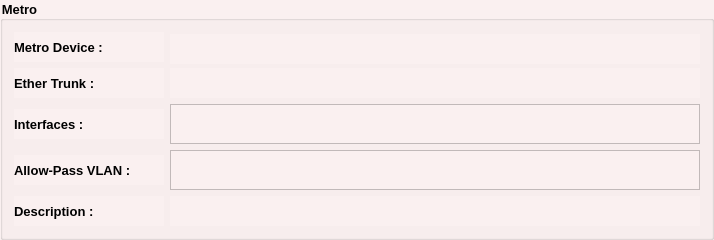
                   <widget class="QGroupBox" name="metroGB">
                    <property name="minimumSize">
                     <size>
                      <width>0</width>
                      <height>0</height>
                     </size>
                    </property>
                    <property name="font">
                     <font>
                      <family>Tahoma</family>
                      <pointsize>10</pointsize>
                      <bold>true</bold>
                     </font>
                    </property>
                    <property name="styleSheet">
                     <string notr="true">background-color: rgb(250, 240, 240);</string>
                    </property>
                    <property name="title">
                     <string>Metro</string>
                    </property>
                    <layout class="QVBoxLayout" name="verticalLayout_8">
                     <item>
                      <layout class="QHBoxLayout" name="horizontalLayout_24">
                       <item>
                        <widget class="QLabel" name="label_23">
                         <property name="sizePolicy">
                          <sizepolicy hsizetype="Expanding" vsizetype="Preferred">
                           <horstretch>0</horstretch>
                           <verstretch>0</verstretch>
                          </sizepolicy>
                         </property>
                         <property name="minimumSize">
                          <size>
                           <width>150</width>
                           <height>30</height>
                          </size>
                         </property>
                         <property name="maximumSize">
                          <size>
                           <width>150</width>
                           <height>30</height>
                          </size>
                         </property>
                         <property name="font">
                          <font>
                           <family>Tahoma</family>
                           <pointsize>10</pointsize>
                           <bold>true</bold>
                          </font>
                         </property>
                         <property name="text">
                          <string>Metro Device : </string>
                         </property>
                        </widget>
                       </item>
                       <item>
                        <widget class="QLabel" name="cxLbl">
                         <property name="minimumSize">
                          <size>
                           <width>0</width>
                           <height>30</height>
                          </size>
                         </property>
                         <property name="maximumSize">
                          <size>
                           <width>16777215</width>
                           <height>25</height>
                          </size>
                         </property>
                         <property name="font">
                          <font>
                           <family>Tahoma</family>
                           <pointsize>10</pointsize>
                           <bold>true</bold>
                          </font>
                         </property>
                         <property name="styleSheet">
                          <string notr="true">color: rgb(85, 0, 127);</string>
                         </property>
                         <property name="text">
                          <string/>
                         </property>
                        </widget>
                       </item>
                      </layout>
                     </item>
                     <item>
                      <layout class="QHBoxLayout" name="horizontalLayout_25">
                       <item>
                        <widget class="QLabel" name="label_36">
                         <property name="sizePolicy">
                          <sizepolicy hsizetype="Expanding" vsizetype="Preferred">
                           <horstretch>0</horstretch>
                           <verstretch>0</verstretch>
                          </sizepolicy>
                         </property>
                         <property name="minimumSize">
                          <size>
                           <width>150</width>
                           <height>30</height>
                          </size>
                         </property>
                         <property name="maximumSize">
                          <size>
                           <width>150</width>
                           <height>30</height>
                          </size>
                         </property>
                         <property name="font">
                          <font>
                           <family>Tahoma</family>
                           <pointsize>10</pointsize>
                           <bold>true</bold>
                          </font>
                         </property>
                         <property name="text">
                          <string>Ether Trunk :</string>
                         </property>
                        </widget>
                       </item>
                       <item>
                        <widget class="QLabel" name="cxEtherLbl">
                         <property name="sizePolicy">
                          <sizepolicy hsizetype="Expanding" vsizetype="Preferred">
                           <horstretch>0</horstretch>
                           <verstretch>0</verstretch>
                          </sizepolicy>
                         </property>
                         <property name="minimumSize">
                          <size>
                           <width>80</width>
                           <height>30</height>
                          </size>
                         </property>
                         <property name="maximumSize">
                          <size>
                           <width>16777215</width>
                           <height>30</height>
                          </size>
                         </property>
                         <property name="font">
                          <font>
                           <family>Tahoma</family>
                           <pointsize>10</pointsize>
                           <bold>true</bold>
                          </font>
                         </property>
                         <property name="styleSheet">
                          <string notr="true">color: rgb(85, 0, 127);</string>
                         </property>
                         <property name="text">
                          <string/>
                         </property>
                        </widget>
                       </item>
                      </layout>
                     </item>
                     <item>
                      <layout class="QHBoxLayout" name="horizontalLayout_28">
                       <item>
                        <widget class="QLabel" name="label_41">
                         <property name="sizePolicy">
                          <sizepolicy hsizetype="Expanding" vsizetype="Preferred">
                           <horstretch>0</horstretch>
                           <verstretch>0</verstretch>
                          </sizepolicy>
                         </property>
                         <property name="minimumSize">
                          <size>
                           <width>150</width>
                           <height>30</height>
                          </size>
                         </property>
                         <property name="maximumSize">
                          <size>
                           <width>150</width>
                           <height>30</height>
                          </size>
                         </property>
                         <property name="font">
                          <font>
                           <family>Tahoma</family>
                           <pointsize>10</pointsize>
                           <bold>true</bold>
                          </font>
                         </property>
                         <property name="text">
                          <string>Interfaces :</string>
                         </property>
                         <property name="alignment">
                          <set>Qt::AlignmentFlag::AlignLeading|Qt::AlignmentFlag::AlignLeft|Qt::AlignmentFlag::AlignVCenter</set>
                         </property>
                        </widget>
                       </item>
                       <item>
                        <widget class="QListView" name="cxIntLV">
                         <property name="minimumSize">
                          <size>
                           <width>530</width>
                           <height>40</height>
                          </size>
                         </property>
                         <property name="maximumSize">
                          <size>
                           <width>16777215</width>
                           <height>40</height>
                          </size>
                         </property>
                         <property name="font">
                          <font>
                           <family>Tahoma</family>
                           <pointsize>10</pointsize>
                           <bold>true</bold>
                          </font>
                         </property>
                         <property name="styleSheet">
                          <string notr="true">color: rgb(85, 0, 127);</string>
                         </property>
                         <property name="alternatingRowColors">
                          <bool>true</bool>
                         </property>
                         <property name="movement">
                          <enum>QListView::Movement::Static</enum>
                         </property>
                         <property name="flow">
                          <enum>QListView::Flow::LeftToRight</enum>
                         </property>
                         <property name="isWrapping" stdset="0">
                          <bool>false</bool>
                         </property>
                         <property name="resizeMode">
                          <enum>QListView::ResizeMode::Fixed</enum>
                         </property>
                         <property name="spacing">
                          <number>0</number>
                         </property>
                         <property name="wordWrap">
                          <bool>false</bool>
                         </property>
                        </widget>
                       </item>
                      </layout>
                     </item>
                     <item>
                      <layout class="QHBoxLayout" name="horizontalLayout_27">
                       <item>
                        <widget class="QLabel" name="label_39">
                         <property name="sizePolicy">
                          <sizepolicy hsizetype="Expanding" vsizetype="Preferred">
                           <horstretch>0</horstretch>
                           <verstretch>0</verstretch>
                          </sizepolicy>
                         </property>
                         <property name="minimumSize">
                          <size>
                           <width>150</width>
                           <height>30</height>
                          </size>
                         </property>
                         <property name="maximumSize">
                          <size>
                           <width>150</width>
                           <height>30</height>
                          </size>
                         </property>
                         <property name="font">
                          <font>
                           <family>Tahoma</family>
                           <pointsize>10</pointsize>
                           <bold>true</bold>
                          </font>
                         </property>
                         <property name="text">
                          <string>Allow-Pass VLAN :</string>
                         </property>
                         <property name="alignment">
                          <set>Qt::AlignmentFlag::AlignLeading|Qt::AlignmentFlag::AlignLeft|Qt::AlignmentFlag::AlignVCenter</set>
                         </property>
                        </widget>
                       </item>
                       <item>
                        <widget class="QListView" name="cxAllowPassLV">
                         <property name="minimumSize">
                          <size>
                           <width>530</width>
                           <height>40</height>
                          </size>
                         </property>
                         <property name="maximumSize">
                          <size>
                           <width>16777215</width>
                           <height>40</height>
                          </size>
                         </property>
                         <property name="font">
                          <font>
                           <family>Tahoma</family>
                           <pointsize>10</pointsize>
                           <bold>true</bold>
                          </font>
                         </property>
                         <property name="styleSheet">
                          <string notr="true">color: rgb(85, 0, 127);</string>
                         </property>
                         <property name="flow">
                          <enum>QListView::Flow::LeftToRight</enum>
                         </property>
                        </widget>
                       </item>
                      </layout>
                     </item>
                     <item>
                      <layout class="QHBoxLayout" name="horizontalLayout_26">
                       <item>
                        <widget class="QLabel" name="label_40">
                         <property name="sizePolicy">
                          <sizepolicy hsizetype="Expanding" vsizetype="Preferred">
                           <horstretch>0</horstretch>
                           <verstretch>0</verstretch>
                          </sizepolicy>
                         </property>
                         <property name="minimumSize">
                          <size>
                           <width>150</width>
                           <height>30</height>
                          </size>
                         </property>
                         <property name="maximumSize">
                          <size>
                           <width>150</width>
                           <height>30</height>
                          </size>
                         </property>
                         <property name="font">
                          <font>
                           <family>Tahoma</family>
                           <pointsize>10</pointsize>
                           <bold>true</bold>
                          </font>
                         </property>
                         <property name="text">
                          <string>Description :</string>
                         </property>
                         <property name="alignment">
                          <set>Qt::AlignmentFlag::AlignLeading|Qt::AlignmentFlag::AlignLeft|Qt::AlignmentFlag::AlignVCenter</set>
                         </property>
                        </widget>
                       </item>
                       <item>
                        <widget class="QLabel" name="cxDescLbl">
                         <property name="sizePolicy">
                          <sizepolicy hsizetype="Expanding" vsizetype="Preferred">
                           <horstretch>0</horstretch>
                           <verstretch>0</verstretch>
                          </sizepolicy>
                         </property>
                         <property name="minimumSize">
                          <size>
                           <width>400</width>
                           <height>30</height>
                          </size>
                         </property>
                         <property name="maximumSize">
                          <size>
                           <width>16777215</width>
                           <height>30</height>
                          </size>
                         </property>
                         <property name="font">
                          <font>
                           <family>Tahoma</family>
                           <pointsize>10</pointsize>
                           <bold>true</bold>
                          </font>
                         </property>
                         <property name="styleSheet">
                          <string notr="true">color: rgb(85, 0, 127);</string>
                         </property>
                         <property name="text">
                          <string/>
                         </property>
                        </widget>
                       </item>
                      </layout>
                     </item>
                    </layout>
                   </widget>
